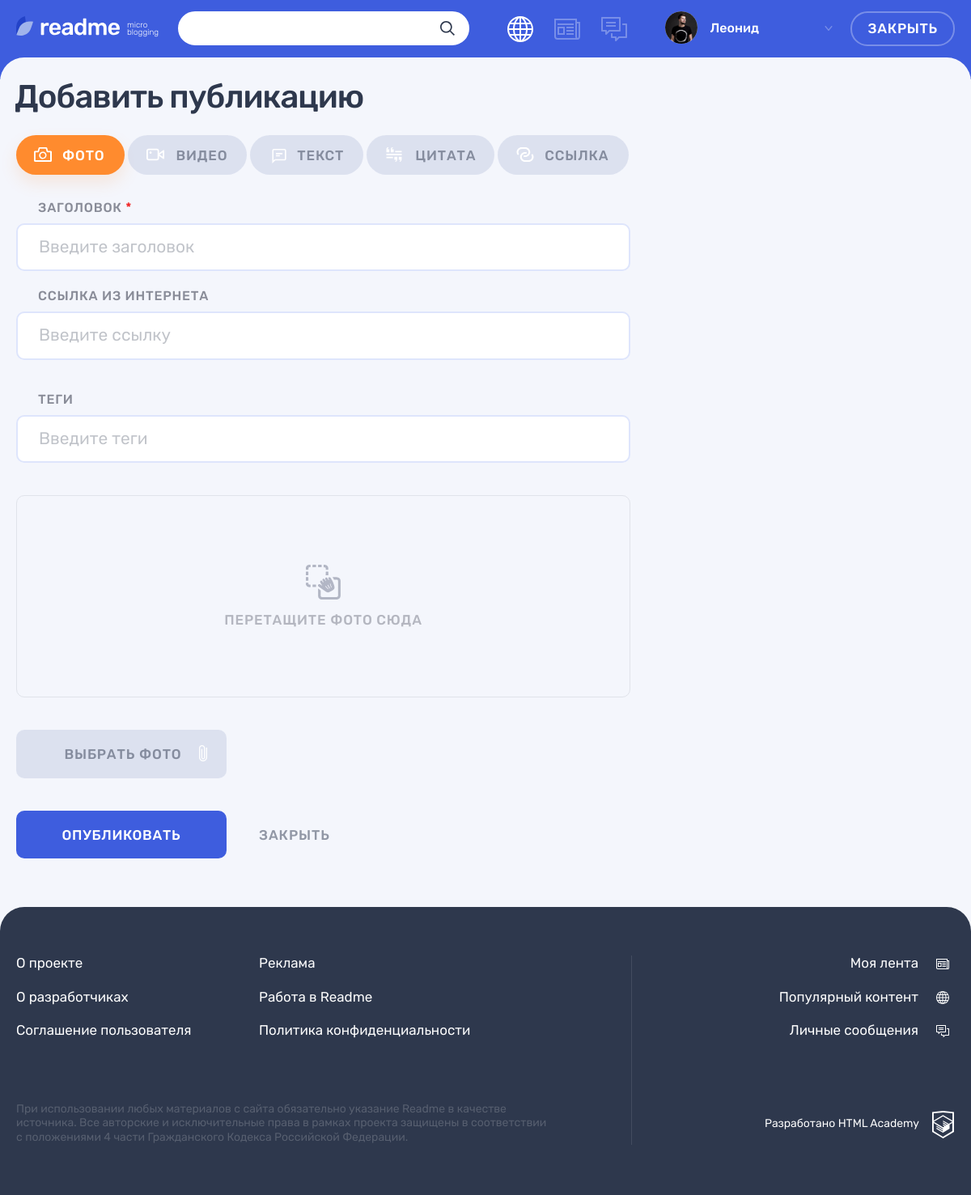
The page /add.php on the database its author committed.
### tables this page shows
CREATE TABLE type_content (
    id INT AUTO_INCREMENT PRIMARY KEY,
    name text NOT NULL,
    class_name text NOT NULL
);

### helpers.php (called while the page is built, shortened)
<?php
function include_template($name, array $data = [])
{
    $name = 'templates/' . $name;
    extract($data);
    require $name;
    $result = ob_get_clean();
    return $result;
}
function make_select_query($con, $sql, $one = false)
{
    $result = mysqli_query($con, $sql);
    if ($result) {
        return mysqli_fetch_all($result, MYSQLI_ASSOC);
    }
}
function getPostVal($name)
{
    return filter_input(INPUT_POST, $name);
}

### templates/adding-post.php (the view, shortened to what this page needs)
<main class="page__main page__main--adding-post">
    <div class="page__main-section">
        <div class="container">
            <h1 class="page__title page__title--adding-post">Добавить публикацию</h1>
        </div>
        <div class="adding-post container">
            <div class="adding-post__tabs-wrapper tabs">
                <div class="adding-post__tabs filters">
                    <ul class="adding-post__tabs-list filters__list tabs__list">
                        <?php
                        foreach ($post_types as $type): ?>
                            <li class="adding-post__tabs-item filters__item">
                                <a class="adding-post__tabs-link filters__button filters__button--<?php
                                echo $type['class_name']; ?>
                     <?= ($type['id'] == $id) ? 'tabs__item--active filters__button--active' : '' ?> tabs__item button"
                                   href="add.php?<?= http_build_query(['id' => $type['id']]) ?>">
                                    <svg class="filters__icon" width="22" height="18">
                                        <use xlink:href="#icon-filter-<?= $type['class_name'] ?>"></use>
                                    </svg>
                                    <span><?= $type['name'] ?></span>
                                </a>
                            </li>
                        <?php
                        endforeach; ?>
                    </ul>
                </div>
                <div class="adding-post__tab-content">
                    <section
                            class="adding-post__<?= $post_types[$id - 1]['class_name'] ?> tabs__content tabs__content--active">
                        <form class="adding-post__form form"
                              action="add.php?<?= http_build_query(['id' => $id]) ?>"
                              method="post"
                              enctype="multipart/form-data">
                            <div class="form__text-inputs-wrapper">
                                <div class="form__text-inputs">
                                    <div class="adding-post__input-wrapper form__input-wrapper
                                    <?= array_key_exists("heading", $errors) ? 'form__input-section--error' : '' ?>">
                                        <label class="adding-post__label form__label" for="heading">Заголовок
                                            <span class="form__input-required">*</span></label>
                                        <div class="form__input-section">
                                            <input class="adding-post__input form__input"
                                                   id="heading"
                                                   type="text"
                                                   name="heading"
                                                   value="<?= getPostVal('heading'); ?>"
                                                   placeholder="Введите заголовок">
                                        </div>
                                    </div>
                                    <?= $content ?>
                                    <div class="adding-post__input-wrapper form__input-wrapper
                                    <?= array_key_exists("tags", $errors) ? 'form__input-section--error' : '' ?>">
                                        <label class="adding-post__label form__label" for="tags">Теги</label>
                                        <div class="form__input-section">
                                            <input class="adding-post__input form__input"
                                                   id="tags"
                                                   type="text"
                                                   name="tags"
                                                   value="<?= getPostVal('tags') ?>"
                                                   placeholder="Введите теги">
                                        </div>
                                    </div>
                                </div>
                            </div>
                            <?php
                            if ($post_types[$id - 1]['class_name'] === 'photo'): ?>
                                <div
                                        class="adding-post__input-file-container form__input-container form__input-container--file">
                                    <div class="adding-post__input-file-wrapper form__input-file-wrapper">
                                        <div
                                                class="adding-post__file-zone adding-post__file-zone--photo form__file-zone dropzone">
                                            <div class="form__file-zone-text">
                                                <span>Перетащите фото сюда</span>
                                            </div>
                                        </div>
                                        <button
                                                class="adding-post__input-file-button form__input-file-button form__input-file-button--photo button"
                                                type="button">
                                            <span>Выбрать фото</span>
                                            <svg class="adding-post__attach-icon form__attach-icon" width="10"
                                                 height="20">
                                                <use xlink:href="#icon-attach"></use>
                                            </svg>
                                        </button>
                                    </div>
                                </div>
                            <?php
                            endif; ?>
                            <div class="adding-post__buttons">
                                <button class="adding-post__submit button button--main" type="submit">Опубликовать
                                </button>
                                <a class="adding-post__close" href="index.php">Закрыть</a>
                            </div>
                        </form>
                    </section>
                </div>
            </div>
        </div>
    </div>
</main>

### rows shown on the page
type_content: name "ФОТО"
type_content: name "ВИДЕО"
type_content: name "ТЕКСТ"
type_content: name "ЦИТАТА"
type_content: name "ССЫЛКА"

### other values the page prints
$user_name "Леонид"
